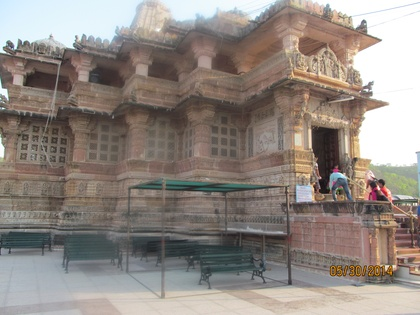
%> input picture Image Compression/img1.JPG, 420 x 315 px, shrunk from 4320 x 3240 before the run
$ octave jpegcompression.m   (GNU Octave 9; MATLAB toolbox functions it lacks are replaced by stand-ins)
%> lines starting %> are read from the running program, lines starting %| are printed output that depends on the picture
%% Source Code Downloaded from http://berksoysal.blogspot.com

%% Image Compression using DCT
clear all; close all; clc;


rate = input('Compression Quality % (1<x<100):  ');
%> the answer given: 1
original=imread('IMG1.JPG');
%> original is the input picture: size 315x420x3 uint8; mean R, G, B 145.4, 136.5, 130
% original = [ 154 123 123 123 123 123 123 136 ;
%     192 180 136 154 154 154 136 110 ;
%     254 198 154 154 180 154 123 123 ;
%     239 180 136 180 180 166 123 123;
%     180 154 136 167 166 149 136 136 ;
%     128 136 123 136 154 180 198 154 ;
%     123 105 110 149 136 136 180 166;
%     110 136 123 123 123 136 154 136;]
original = double(original)/255;
%> original: size 315x420x3 double
rate=10000*rate;
%% Compression using Discrete Cosine Transform
for i=1:3
im=original(:,:,i);

img_dct=dct2(im);
img_pow=(img_dct).^2;
img_pow=img_pow(:);
[B,index]=sort(img_pow);%no zig-zag
B=flipud(B);
index=flipud(index);
compressed_dct=zeros(size(im));

%%%% Determines Compression Quality

for k=1:rate
compressed_dct(index(k))=img_dct(index(k));
end
img_dct=idct2(compressed_dct);

RGB(:,:,i)=img_dct;

end % This loop is used because RGB images have 3 dimensions
%> this loop made 3 passes
%> pass 1, `im=original(:,:,i);`:
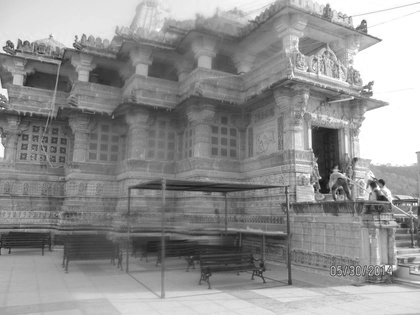
%> im: size 315x420 double; min 0.0706, max 1, mean 0.57
%> pass 1, `img_pow=(img_dct).^2;`:
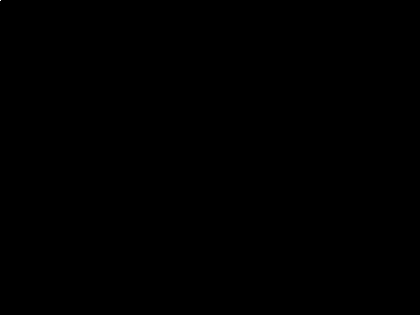
%> img_pow: size 315x420 double; min 2.12e-12, max 43001.4, mean 0.4; drawn with min black and max white
%> pass 1, `img_dct=idct2(compressed_dct);`:
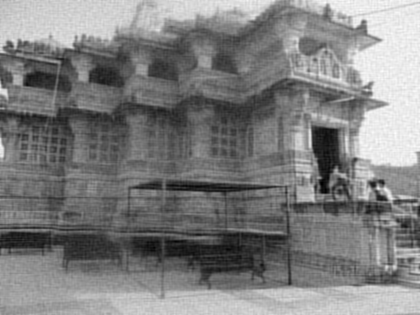
%> img_dct: size 315x420 double; min 0.0646, max 1.07, mean 0.57; drawn with min black and max white
%> after the loop:
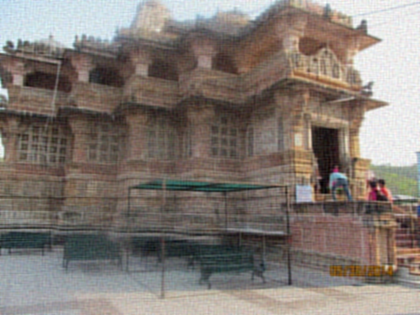
%> RGB: size 315x420x3 double; mean R, G, B 0.57, 0.535, 0.51; mean of the top-left, top-right, bottom-left and bottom-right quarters 0.515, 0.631, 0.495, 0.512; drawn with min black and max white

%% PLOT
imshow(original)
title('Original image');
figure;
imshow(RGB);
title('DCT Compressed Image');

%% Save to File
imwrite(RGB, 'compressed.jpg');

%% If you liked the project, please leave a comment on the post. Thank you.
% Berk SOYSAL

$ run again, with Image Compression/IMG2.JPG copied over Image Compression/img1.JPG
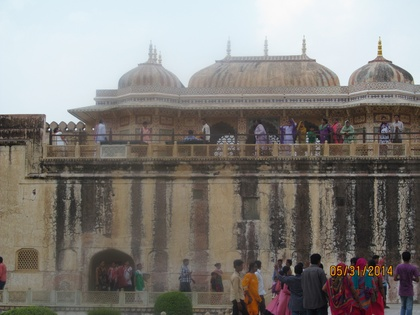
%> input picture Image Compression/IMG2.JPG, 420 x 315 px, shrunk from 4320 x 3240 before the run
%> original is the input picture: size 315x420x3 uint8; mean R, G, B 131.5, 127.6, 123
%> original: size 315x420x3 double
%> the loop `for i=1:3` made 3 passes
%> pass 1, `im=original(:,:,i);`:
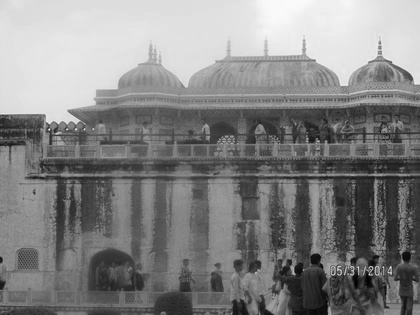
%> im: size 315x420 double; min 0, max 0.996, mean 0.516
